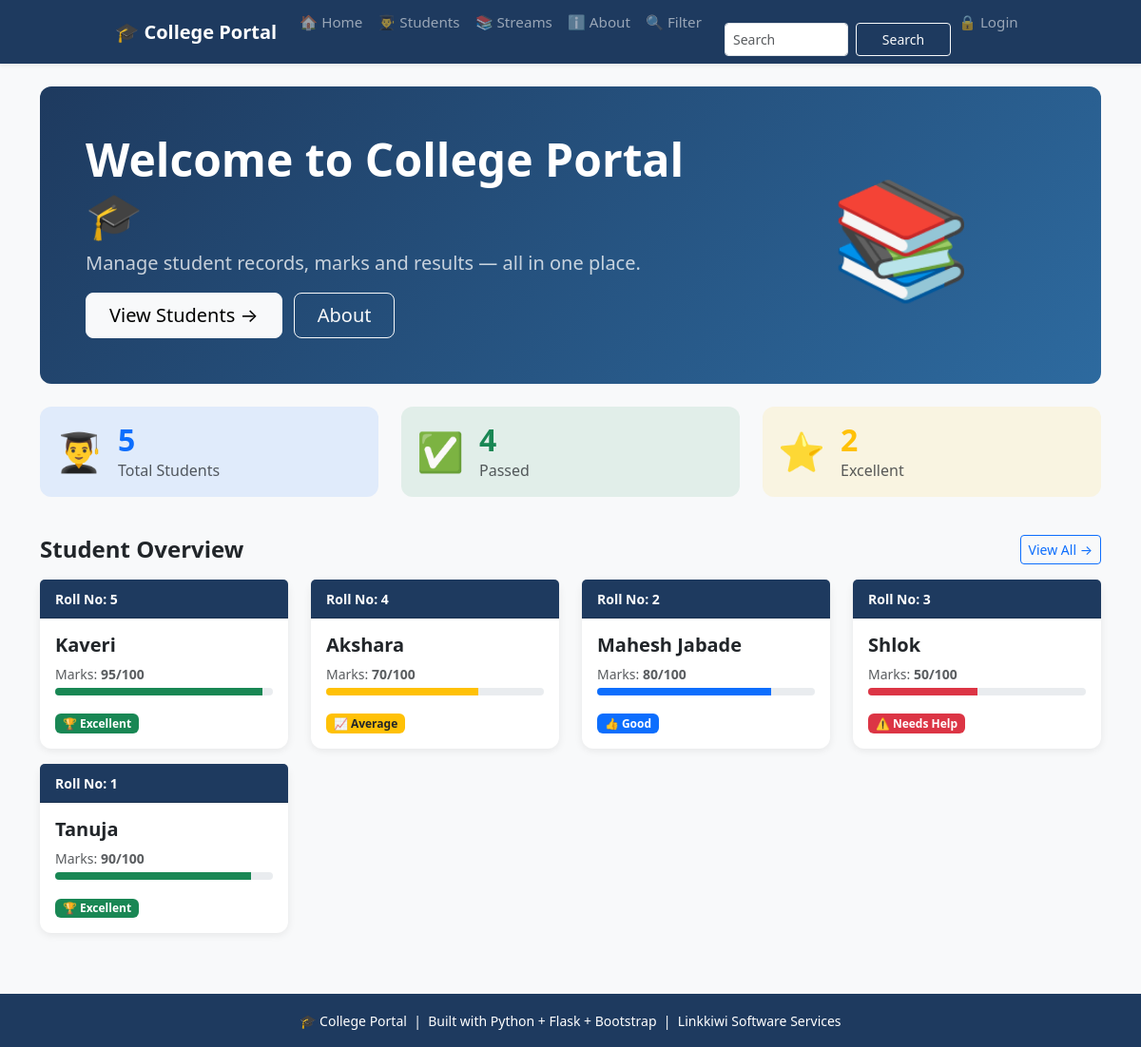
Before: / with the older database file.
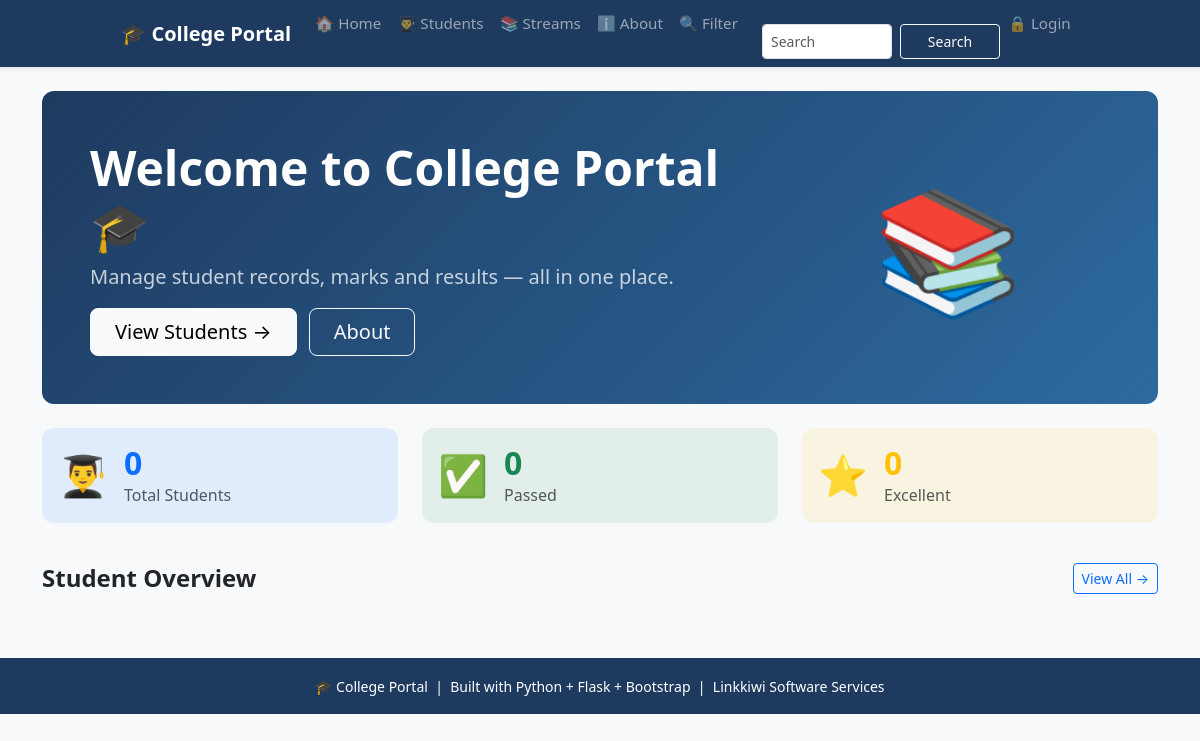
After: the same page with the newer database file.
### tables this page shows
CREATE TABLE students (
                    id INTEGER PRIMARY KEY AUTOINCREMENT,
                    name TEXT NOT NULL,
                    roll INTEGER NOT NULL,
                    marks INTEGER NOT NULL,
                    subject TEXT NOT NULL,
                    attendance INTEGER DEFAULT 0
                 );

### app.py (the view)
@app.route("/")
def home():
    conn = get_db()
    students = conn.execute('SELECT * FROM students ORDER BY id DESC').fetchall()
    total = conn.execute('SELECT COUNT(*) FROM students').fetchone()[0]
    passed = conn.execute('SELECT COUNT(*) FROM students WHERE marks >= 45').fetchone()[0]
    excellent = conn.execute('SELECT COUNT(*) FROM students WHERE marks >= 90').fetchone()[0]
    conn.close()
    return render_template("home.html", students=students,
                           total=total, passed=passed, excellent=excellent)

### database.py (called while the page is built)
def get_db():
   conn = sqlite3.connect('myproject.db')
   conn.row_factory = sqlite3.Row  # To access columns by name
   return conn

### templates/home.html (shortened to what this page needs)
{% extends 'base.html' %}
{% block content %}
<div class="hero-section p-5 mb-4">
    <div class="row align-items-center">
        <div class="col-md-8">
            <h1 class="display-5 fw-bold mb-2">
                Welcome to College Portal 🎓
            </h1>
            <p class="fs-5 opacity-75 mb-3">
                Manage student records, marks and results —
                all in one place.
            </p>
            <a href="{{ url_for('students_page') }}"
               class="btn btn-light btn-lg px-4 me-2">
                View Students →
            </a>
            <a href="{{ url_for('about') }}"
               class="btn btn-outline-light btn-lg px-4">
                About
            </a>
        </div>
        <div class="col-md-4 text-center d-none d-md-block">
            <span style="font-size: 120px;">📚</span>
        </div>
    </div>
</div>
<div class="row mb-4">
    <div class="col-md-4 mb-3">
        <div class="card stat-card p-3 bg-primary bg-opacity-10">
            <div class="d-flex align-items-center">
                <span style="font-size:40px;">👨‍🎓</span>
                <div class="ms-3">
                    <h2 class="fw-bold text-primary mb-0">
                        {{ students|length }}
                    </h2>
                    <p class="text-muted mb-0">Total Students</p>
                </div>
            </div>
        </div>
    </div>
    <div class="col-md-4 mb-3">
        <div class="card stat-card p-3 bg-success bg-opacity-10">
            <div class="d-flex align-items-center">
                <span style="font-size:40px;">✅</span>
                <div class="ms-3">
                    {% set passed = students|selectattr('marks','ge',60)|list %}
                    <h2 class="fw-bold text-success mb-0">
                        {{ passed|length }}
                    </h2>
                    <p class="text-muted mb-0">Passed</p>
                </div>
            </div>
        </div>
    </div>
    <div class="col-md-4 mb-3">
        <div class="card stat-card p-3 bg-warning bg-opacity-10">
            <div class="d-flex align-items-center">
                <span style="font-size:40px;">⭐</span>
                <div class="ms-3">
                    {% set excellent = students|selectattr('marks','ge',90)|list %}
                    <h2 class="fw-bold text-warning mb-0">
                        {{ excellent|length }}
                    </h2>
                    <p class="text-muted mb-0">Excellent</p>
                </div>
            </div>
        </div>
    </div>
</div>
<div class="d-flex justify-content-between align-items-center mb-3">
    <h4 class="fw-bold mb-0">Student Overview</h4>
    <a href="{{ url_for('students_page') }}"
       class="btn btn-sm btn-outline-primary">
        View All →
    </a>
</div>
<div class="row">
    {% for student in students %}
    <div class="col-12 col-md-6 col-lg-3 mb-3">
        <div class="card student-card h-100">
            <div class="card-header py-2"
                 style="background-color: #1e3a5f; color:white;">
                <small class="fw-bold">Roll No: {{ student.roll }}</small>
            </div>
            <div class="card-body">
                <h5 class="card-title fw-bold">{{ student.name }}</h5>
                <p class="card-text text-muted small mb-1">
                    Marks: <strong>{{ student.marks }}/100</strong>
                </p>
                <div class="progress mb-3" style="height:8px;">
                    <div class="progress-bar
                        {% if student.marks >= 90 %}bg-success
                        {% elif student.marks >= 75 %}bg-primary
                        {% elif student.marks >= 60 %}bg-warning
                        {% else %}bg-danger{% endif %}"
                        style="width: {{ student.marks }}%">
                    </div>
                </div>
                {% if student.marks >= 90 %}
                    <span class="badge bg-success">🏆 Excellent</span>
                {% elif student.marks >= 75 %}
                    <span class="badge bg-primary">👍 Good</span>
                {% elif student.marks >= 60 %}
                    <span class="badge bg-warning text-dark">📈 Average</span>
                {% else %}
                    <span class="badge bg-danger">⚠️ Needs Help</span>
                {% endif %}
            </div>
        </div>
    </div>
    {% endfor %}
</div>
{% endblock %}

### templates/base.html (shortened to what this page needs)
<!DOCTYPE html>
<html lang="en">
<head>
    <link href="https://cdn.jsdelivr.net/npm/bootstrap@5.3.0/dist/css/bootstrap.min.css"
          rel="stylesheet">
</head>
<body class="bg-light">
    <nav class="navbar navbar-expand navbar-dark shadow-sm"
         style="background-color: #1e3a5f;">
        <div class="container justify-content-center">
            <a class="navbar-brand fw-bold fs-5 me-3" href="{{ url_for('home') }}">
                🎓 College Portal
            </a>
            <div class="navbar-nav">
                <a class="nav-link px-2 py-1" href="{{ url_for('home') }}">
                    🏠 Home
                </a>
                <a class="nav-link px-2 py-1" href="{{ url_for('students_page') }}">
                    👨‍🎓 Students
                </a>
                <a class="nav-link px-2 py-1" href="{{ url_for('subjects') }}">
                    📚 Streams
                </a>
                <a class="nav-link px-2 py-1" href="{{ url_for('about') }}">
                    ℹ️ About
                </a>
                <a class ="nav-link px-2 py-1" href="{{ url_for('filter_students') }}">
                    🔍 Filter
                </a>
                <form class="d-flex ms-3 mt-3" action="{{ url_for('search') }}" method="GET">
                    <input class="form-control form-control-sm me-2" style="width:130px; height:35px" type="search" placeholder="Search" name="q">
                    <button class="btn btn-outline-light btn-sm" style="width:100px; height:35px" type="submit">Search</button>
                </form>
                {% if session.username %}
                    <span class="nav-link px-2 py-1 text-white">👤 {{ session.username }}</span>
                    <a class="nav-link px-2 py-1" href="{{ url_for('logout') }}">
                        🔓 Logout
                    </a>
                {% else %}
                    <a class="nav-link px-2 py-1" href="{{ url_for('login') }}">
                        🔒 Login
                    </a>
                {% endif %}
            </div>
        </div>
    </nav>
<div class="container mt-4 mb-5">
        {% block content %}
        {% endblock %}
</div>
    <footer style="background-color: #1e3a5f;" class="text-white text-center py-3 mt-5">
        <small>
            🎓 College Portal &nbsp;|&nbsp;
            Built with Python + Flask + Bootstrap &nbsp;|&nbsp;
            Linkkiwi Software Services
        </small>
    </footer>
</body>
</html>

### templates/base.html (style rules this page uses)
.navbar { min-height: 60px; }
:root { --brand: #1e3a5f; }
.hero-section { background: linear-gradient(135deg, #1e3a5f 0%, #2d6a9f 100%); color: white; border-radius: 12px; }
.nav-link { font-size: 0.95rem; font-weight: 500; }
.stat-card { border: none; border-radius: 12px; transition: transform 0.2s; }

Changed rows visible on the page:
removed students: roll "5", name "Kaveri", marks "95", shows "🏆 Excellent"
removed students: roll "4", name "Akshara", marks "70", shows "📈 Average"
removed students: roll "2", name "Mahesh Jabade", marks "80", shows "👍 Good"
removed students: roll "3", name "Shlok", marks "50", shows "⚠️ Needs Help"
removed students: roll "1", name "Tanuja", marks "90", shows "🏆 Excellent"
Other visible differences:
{{ students|length }}: "5" → "0"
{{ passed|length }}: "4" → "0"
{{ excellent|length }}: "2" → "0"
